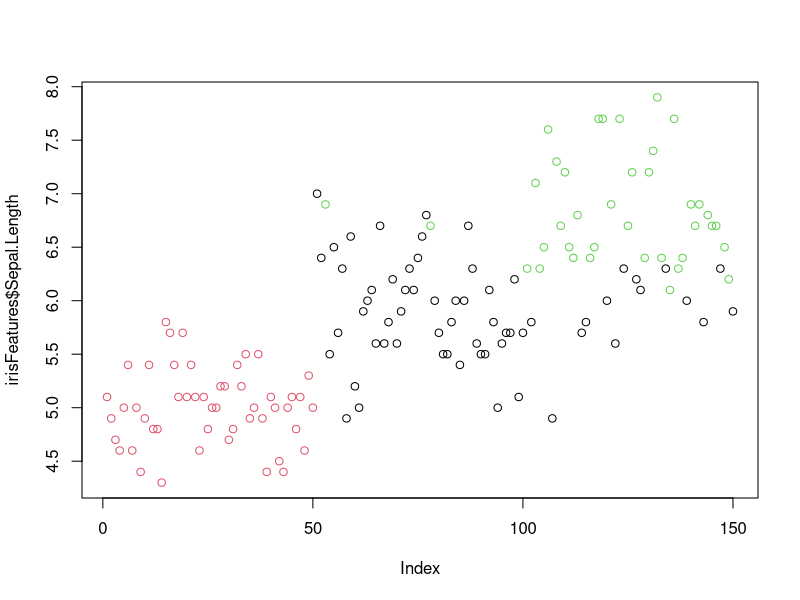
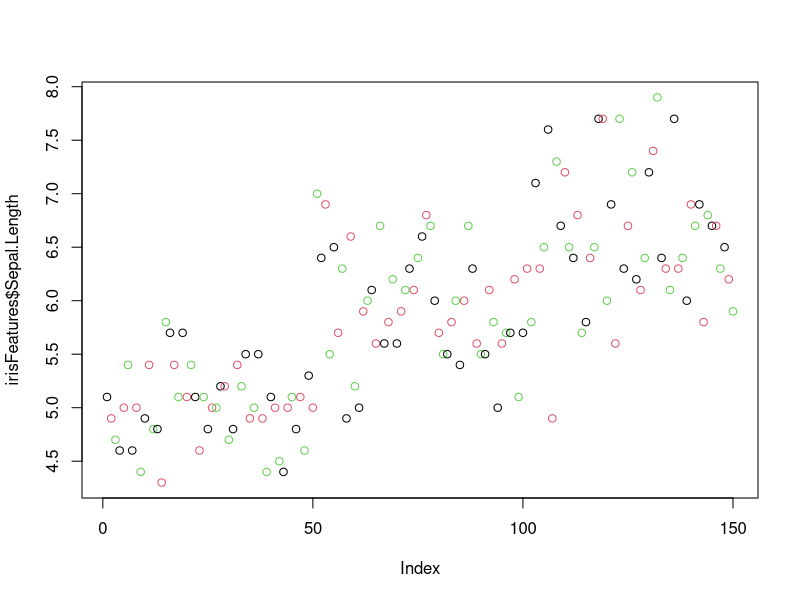

Write R code to recreate these figures, in order. (Note: this script raises an error after producing the figures.)
# Clustering - IRIS data set

head(iris)
irisFeatures = iris[-5]
iriskm1 = kmeans(irisFeatures,3)
iriskm1$size # no of rows in in each cluster
iriskm1$cluster # row no to clusters
plot(irisFeatures$Sepal.Length, col=iriskm1$cluster)
plot(irisFeatures$Sepal.Length, col=1:3)

km  # understand the output

#Method2 - Scaling 
irisFeatures2 = irisFeatures
scaleiris = scale(irisFeatures2) # scaling dataset if they are in different range
head(scaleiris) #use this scaleiris for kmeans and plots; this becomes data
irisKM = kmeans(scaleiris, 2)
irisKM$cluster

library(fpc)
library(cluster)
clusplot(scaleiris, irisKM$cluster, color= T, lines=0)
# using PCA technique - finds most Principal Components

#Method3
irisKM2 = kmeans(scaleiris, 3, iter.max= 5)
irisKM2
clusplot(scaleiris, irisKM2$cluster, color=T, lines=0)  
